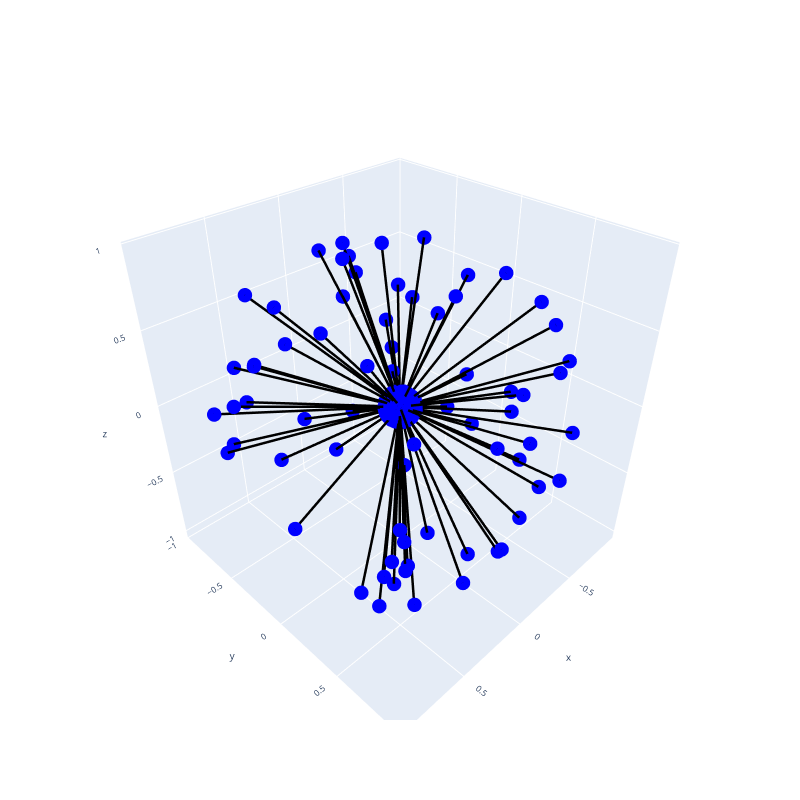

Write notebook code for a chart like this one.
### Markdown cell above
## visualize the community

### Code cell
# visualize the community
community_visualization(check_community_df)

### Figure 1 — Plotly figure (JSON) as saved in the notebook; plotly's stock layout.template omitted (floating-point values rounded to 4 significant figures; data arrays with more than 128 entries replaced by an {"elided": "..."} marker saying what was removed)
{"data": [{"hoverinfo": "text", "line": {"color": "black", "width": 5}, "mode": "lines", "text": {"elided": "322 str values"}, "type": "scatter3d", "x": {"elided": "966 float values"}, "y": {"elided": "966 float values"}, "z": {"elided": "966 float values"}}, {"hoverinfo": "text", "marker": {"color": "blue", "size": 5}, "mode": "markers", "text": {"elided": "264 str values"}, "textfont": {"size": 5}, "type": "scatter3d", "x": {"elided": "264 float values"}, "y": {"elided": "264 float values"}, "z": {"elided": "264 float values"}}], "layout": {"height": 800, "scene": {"xaxis": {"showbackground": true, "tickfont": {"size": 10}, "title": {"font": {"size": 10}}}, "yaxis": {"showbackground": true, "tickfont": {"size": 10}, "title": {"font": {"size": 10}}}, "zaxis": {"showbackground": true, "tickfont": {"size": 10}, "title": {"font": {"size": 10}}}}, "showlegend": false, "width": 800}}
